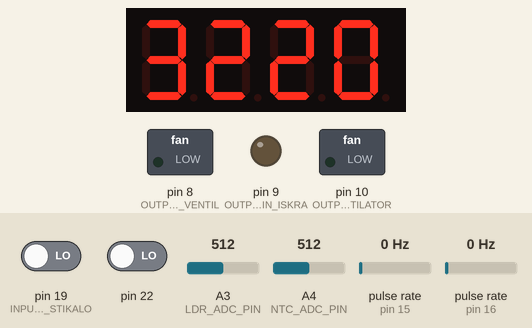
The sketch below on a simulated Arduino Uno, built with avr-gcc and run on an emulated ATmega328P. Shown: 4-digit seven-segment display, switched loads named in the sketch (green lamp = pin HIGH), output pins drawn as LEDs (lit = HIGH). Wiring (inferred from the names in the program): 2 × pulse sensor: data pin 15 / data pin 16; 4-digit 7-segment display, segments lit when HIGH: segments pin 4, pin 3, pin 2, pin 0, pin 1, pin 5, pin 6, pin 7; digit selects pin 11, pin 13, pin 12, pin 14. The inputs (shaded band) are chosen by the test bench; at power-on: A4 (NTC_ADC_PIN) = 512, pin 19 (INPUT_PIN_STIKALO) LOW, A3 (LDR_ADC_PIN) = 512, pin 22 LOW, pulse rate (sensors on pin 15, pin 16) 0 Hz. The segment pins are drawn as the display they are named for; pins used as bus, display or sensor lines are not drawn.

Above: at 1.3 s.
1.4 s: A4 (NTC_ADC_PIN) set to 458
At 1.8 s:
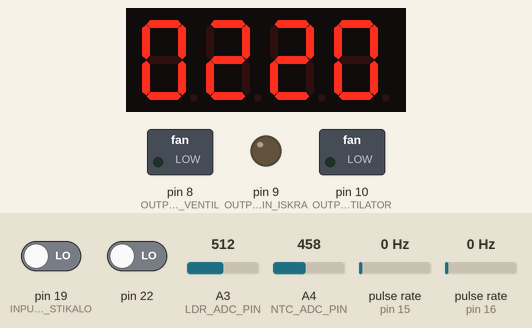
2.9 s: A4 (NTC_ADC_PIN) set to 442
At 4.1 s:
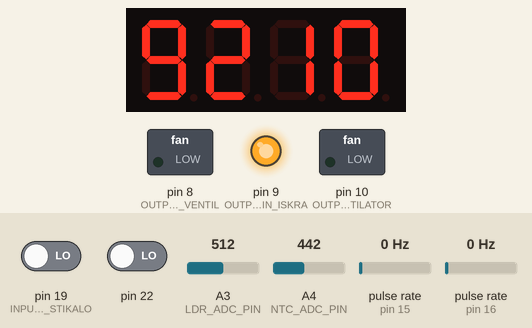
4.4 s: pin 19 (INPUT_PIN_STIKALO) driven HIGH
At 6.6 s:
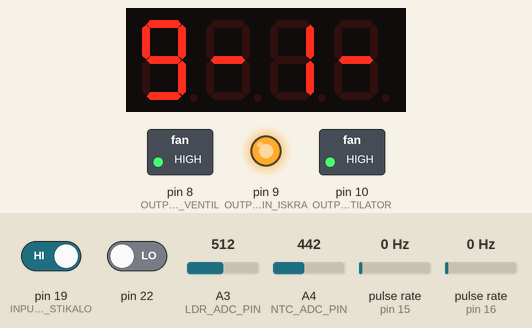
7.4 s: A4 (NTC_ADC_PIN) set to 203
At 8.6 s:
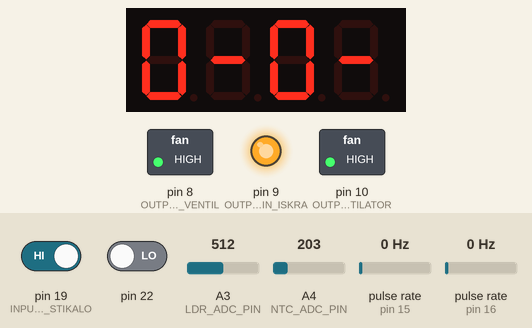
8.9 s: A4 (NTC_ADC_PIN) set to 176
At 9.9 s:
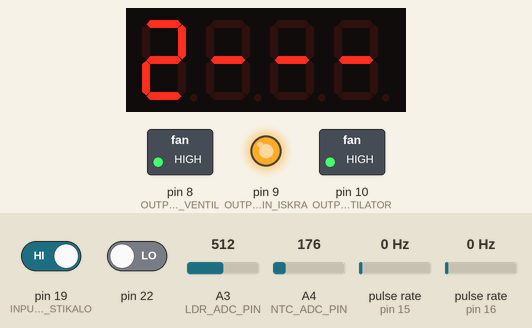
11.9 s: pin 19 (INPUT_PIN_STIKALO) driven LOW
At 13.4 s:
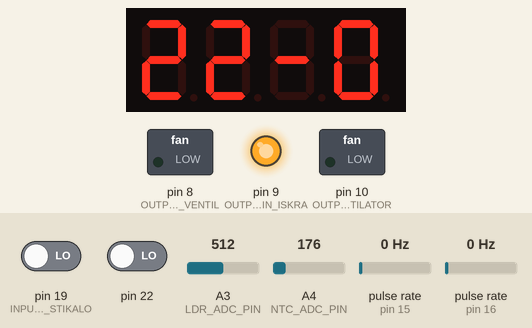
Timing chart, 0 to 30.9 s (numbered marks = the images above; inputs shaded):
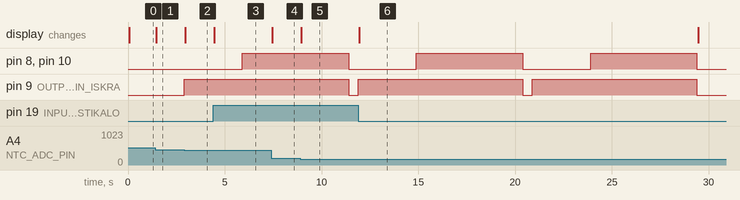

Measured:
- the behaviour switches between 451 and 450 on A4 (NTC_ADC_PIN) (found by bisection; images 1 and 2)
- the behaviour switches between 193 and 192 on A4 (NTC_ADC_PIN) (found by bisection; images 4 and 5)
- after the input at 1.4 s, the display: changes after 0.06 s (image 1)
- after the input at 2.9 s, pin 9 (OUTPUT_PIN_ISKRA): LOW → HIGH at once; the display: changes after 0.06 s (image 2)
- after the input at 4.4 s, the display: changes after 0.06 s (image 3)
- after the input at 7.4 s, the display: changes after 0.06 s (image 4)
- after the input at 8.9 s, the display: changes after 0.06 s (image 5)
- after the input at 11.9 s, the display: changes after 0.06 s (image 6)

The sketch:

grelec_elektronika_2.0.ino
```cpp
#include "config.h"

enum Glavna_stanja {
  STATE_OFF = 0,
  STATE_STARTING,
  STATE_ON,
  STATE_STOPPING,
  STATE_ERROR,
  STATE_WAITING
};

enum Stanja_napake {
  STATE_ERROR_NONE = 0,
  STATE_ERROR_ER1,
  STATE_ERROR_ER2,
  STATE_ERROR_ER3,
  STATE_ERROR_ER4
};

enum Stanja_vziga {
  STATE_STARTING_BEGIN = 0,
  STATE_STARTING_PREHEATING,
  STATE_STARTING_VENTILATING
};

enum Stanja_izklopa {
  STATE_STOPPING_BEGIN = 0,
  STATE_STOPPING_COOLING,
  STATE_STOPPING_SPARKING1,
  STATE_STOPPING_SPARKING2
};

//To bo slo v nek struct state scheduler
uint8_t main_state = STATE_OFF;
uint8_t error_number = STATE_ERROR_NONE;

struct {
  enum Glavna_stanja stanje_prej;
  uint32_t cas_ob_zacetku;
  uint32_t cas_deleya;
}Sleep_data = {STATE_OFF,0,0};

const uint8_t cifre[10] = {
  0b00111111,
  0b00001100,
  0b01011011,
  0b01011101,
  0b01101100,
  0b01110101,
  0b01110111,
  0b00011100,
  0b01111111,
  0b01111101
};
const uint8_t minus = _BV(6);
const uint8_t char_e = 0b01110011;
const volatile int8_t rotacijska_tabela[16] = {0,1,-1,0,-1,0,0,1,1,0,0,-1,0,-1,1,0};

volatile uint8_t dvorelejni_izhod = 0;

struct {
  volatile int8_t values_on_display[2];
  volatile uint8_t digits_buffer[4];
  volatile uint8_t digit_selector;
  volatile uint8_t common_anode;
}Display_data = {{0,0},{minus,minus,minus,minus},0,0};

struct {
  volatile uint8_t enable;
  volatile int8_t sub_cnt;
  volatile int16_t count;
  volatile uint8_t last_ab;
}Encoder_data = {1,0,20,0};

struct {
  volatile uint16_t ldr_raw;
  volatile uint16_t ntc_raw;
  volatile float ldr_filtered;
  volatile float ldr_min_filtered;
  volatile uint16_t ldr_min;
  volatile uint8_t ldr_min_counter;
  volatile int8_t temp_deg_raw;
  volatile int8_t temp_deg_filtered;
}Sensor_data = {500,500,500,500,500,0,20,20};

char * serial_reader() {
#if DEBUG_MODE == TRUE
  static char serial_reader_buffer[256] = {0};
  static uint8_t serial_reader_index = 0;

  while(Serial.available()) {
    char dat_read = Serial.read();
    if(dat_read == '\n' || dat_read == '\r' || dat_read == 0) {
      if(serial_reader_index == 0)
        return 0;
      serial_reader_buffer[serial_reader_index] = 0;
      serial_reader_index = 0;
      return serial_reader_buffer;
    }
    serial_reader_buffer[serial_reader_index++] = dat_read;
  }

#endif
  return 0;
}
uint8_t nastavi_bite(uint8_t vrednost, uint8_t biti, uint8_t nastavi_na) {
  if(nastavi_na) {
    return vrednost | biti;
  }
  return vrednost & ~biti;
}

void set_display_to_number(int8_t val, uint8_t left) {
  Display_data.values_on_display[left] = val;
  if(val >= 0) {
    Display_data.digits_buffer[left*2+1] = cifre[(val/10)%10] | ((val > 199) << 7);
    Display_data.digits_buffer[left*2]   = cifre[val%10] | ((val > 99) << 7);
  }
  else {
    if(val < -9)
      val = -9;
    Display_data.digits_buffer[left*2+1] = minus;
    Display_data.digits_buffer[left*2]   = cifre[-val];
  }
}
void display_show_error() {
  Display_data.digits_buffer[3] = char_e;
  Display_data.digits_buffer[2] = cifre[error_number];
}

void setup() {
  #if DEBUG_MODE == TRUE
    //NE Moremo uporabljat displaya v debug_nacinu
    Serial.begin(UART_BAUDRATE);
  #else
    //Nastavitve displaya
    DISPLAY_DDRD |= 0xff;
    Display_data.common_anode = DISPLAY4_PINC & _BV(DISPLAY4_EN_PIN); //zmerimo pred tem ko nastavimo pin na output
    DISPLAY4_DDRC |= _BV(DISPLAY4_EN_PIN);
    DISPLAY123_DDRB |= _BV(DISPLAY1_EN_PIN) | _BV(DISPLAY2_EN_PIN) | _BV(DISPLAY3_EN_PIN);

  #endif

  //Setting jumpers mesure
  dvorelejni_izhod = !(SETTINGS_PINB & _BV(SETTINGS_TWO_RELAY_PIN));

  // IO
  OUTPUT_DDRB |= _BV(OUTPUT_PIN_ISKRA) | _BV(OUTPUT_PIN_VENTIL) | _BV(OUTPUT_PIN_VENTILATOR);
  INPUT_PORTC |= _BV(INPUT_PIN_ENCODER_1) | _BV(INPUT_PIN_ENCODER_2); //PULLUPI

  //PIN CHANGE INTERRUPT ZA ENCODER
  PCICR |= _BV(PCIE1);
  PCMSK1 |= _BV(PCINT9) | _BV(PCINT10);

  //TIMER, COUNTER, INTERRUPT ZA DISPLAY
  TCCR1A = 0;
  TCCR1B = _BV(WGM13) | _BV(WGM12) | 2; //clk 1Mhz
  TIMSK1 |= _BV(TOIE1) | _BV(ICIE1);
  ICR1 = 4000; //display refresh rate f = 250Hz
  sei();

  analogReference(EXTERNAL);

  delay(50);
  Sensor_data.ntc_raw = analogRead(NTC_ADC_PIN);
  delay(50);
  //set_display_to_number(Encoder_data.count, 1);

  PRINTLN("OK");
}

int8_t calculate_temp() {
  float voltage = 5.0f * ((float)Sensor_data.ntc_raw / 1023.0f);
  uint32_t r_ntc = 0.5f + (float)(TERMISTOR_R2) * ((float)(5.0f - voltage) / (float)voltage);

  float steinhart;
  steinhart = (float)r_ntc / (float)(TERMISTOR_UPORNOST);     // (R/Ro)
  steinhart = log(steinhart);                  // ln(R/Ro)
  steinhart /= (float)(TERMISTOR_KOEFICIENT);                   // 1/B * ln(R/Ro)
  steinhart += 1.0f / (25.0f + 273.15f); // + (1/To)
  steinhart = 1.0f / steinhart;                 // Invert
  steinhart -= 273.15f;

  if(steinhart > 99.0f)
    steinhart = 99.5f;
  if(steinhart < -9.0f)
    steinhart = -9.5f;

  return steinhart;
}


/////ROUTINE ZA STANJA/////

void off_state() {
  //gledam kdaj pade temperatura pod zeljeno + da je gumb prizgan
  //if(LDR_PROBLEM) {
  //  main_state = STATE_ERROR;
  //  error_number = STATE_ERROR_ER3;
  //    return;
  //}
  if(TERMISTOR_PROBLEM(Sensor_data.ntc_raw) || (Sensor_data.temp_deg_filtered > 60)) {
    main_state = STATE_ERROR;
    error_number = STATE_ERROR_ER2;
    return;
  }

  if(!STIKALO_ON)
    return;

  if(Sensor_data.temp_deg_filtered < Encoder_data.count) {
    main_state = STATE_STARTING;
  }

  if(OUTPUT_PORTB & (_BV(OUTPUT_PIN_VENTIL) | _BV(OUTPUT_PIN_VENTIL) | _BV(OUTPUT_PIN_VENTILATOR))) {
    OUTPUT_PORTB &= ~(_BV(OUTPUT_PIN_VENTIL) | _BV(OUTPUT_PIN_VENTIL) | _BV(OUTPUT_PIN_VENTILATOR));
    main_state = STATE_ERROR;
    error_number = STATE_ERROR_ER4;
  }
}
void starting_state() {
  static uint8_t starting_state = STATE_STARTING_BEGIN;
  static uint8_t retry_cnt = 0;

  PRINT("VZIG ");
  PRINT(starting_state);
  PRINT("\n");

  if(starting_state == STATE_STARTING_BEGIN) {
    //NOPE//izklopi ventil, ventilator, ce sta slucajno prizgana
    //OUTPUT_PORTB &= ~(_BV(OUTPUT_PIN_VENTIL) | _BV(OUTPUT_PIN_VENTILATOR));
    //1. Vklopi iskro/grelec aka output 1
    OUTPUT_PORTB |= _BV(OUTPUT_PIN_ISKRA);

    starting_state = STATE_STARTING_PREHEATING;
    set_wait(CAS_ISKRENJE);
  }
  else if(starting_state == STATE_STARTING_PREHEATING) {
    //2. Vklopi ventilator in ventil
    OUTPUT_PORTB |= _BV(OUTPUT_PIN_VENTIL) | _BV(OUTPUT_PIN_VENTILATOR);
    starting_state = STATE_STARTING_VENTILATING;
    set_wait(CAS_VBRIZGAVANJE);
  }
  else if(starting_state == STATE_STARTING_VENTILATING) {
    //izklopi grelec/iskro
    OUTPUT_PORTB &= ~_BV(OUTPUT_PIN_ISKRA);

    //Poglej ce se ne gori.
    //if(!FOTOCELICA_GORI(Sensor_data.ldr_filtered)) {
    if(!FOTOCELICA_GORI(Sensor_data.ldr_min_filtered)) {
      if(retry_cnt++ < ST_PONOVNIH_POSKUSKOV_VZIGA) {
        //Se enkrat proba
        //izklopi vse
        OUTPUT_PORTB &= ~(_BV(OUTPUT_PIN_VENTIL) | _BV(OUTPUT_PIN_VENTILATOR));
        PRINT("Neuspel vzig, ponovni poiskus.\n");
        set_wait(500);
        starting_state = STATE_STARTING_BEGIN;
        return;
      }
      else { //CE NE GORI PO STARTING_RETRIES POSKUSIH
        main_state = STATE_ERROR;
        error_number = STATE_ERROR_ER1;
        PRINT("Neuspel vzig!\n");
      }
    }
    else { //Poglej ce zdej ze gori
      main_state = STATE_ON;
      PRINT("Prizgan ok\n");
    }

    retry_cnt = 0;
    starting_state = STATE_STARTING_BEGIN;//resitirmo sub_state_machine
  }
}
void on_state() {
  //gledam ce je temperatura ze prerasla zeljeno + ce se prtisne gumb za ugasnat
  if(Sensor_data.temp_deg_filtered >= Encoder_data.count) {
    PRINT("Temperatura dosezena, ustavljanje\n");
    main_state = STATE_STOPPING;
    return;
  }
  if(!STIKALO_ON) {
    PRINT("STIKALO!, ustavljanje\n");
    main_state = STATE_STOPPING;
    return;
  }
  //gledam ce fotocelcia zazna temno, kar pomeni da je plamen zgasno
  if(!FOTOCELICA_GORI(Sensor_data.ldr_min_filtered)) {
    //probam ponovni vzig
    PRINT("FOTOCELICA, ponovni vzig\n");
    main_state = STATE_STARTING;
    //main_state = STATE_ERROR;
    //error_number = STATE_ERROR_ER1;
  }
  if(TERMISTOR_PROBLEM(Sensor_data.ntc_raw)) {
    PRINT("Napaka termistorja\n");
    main_state = STATE_ERROR;
    error_number = STATE_ERROR_ER2;
  }
}
void stopping_state() {
  static uint8_t stopping_state = STATE_STOPPING_BEGIN;

  PRINT("USTAVLJANJE ");
  PRINT(stopping_state);
  PRINT("\n");

  if(stopping_state == STATE_STOPPING_BEGIN) {
    //vklopi iskro, da se ne kadi
    OUTPUT_PORTB |= _BV(OUTPUT_PIN_ISKRA);
    stopping_state = STATE_STOPPING_SPARKING1;
    set_wait(1000);
  }
  else if(stopping_state == STATE_STOPPING_SPARKING1) {
    //izklopi ventil
    OUTPUT_PORTB &= ~_BV(OUTPUT_PIN_VENTIL);
    stopping_state = STATE_STOPPING_SPARKING2;
    set_wait(1000);
  }
  else if(stopping_state == STATE_STOPPING_SPARKING2) {
    //izklopi iskro
    OUTPUT_PORTB &= ~_BV(OUTPUT_PIN_ISKRA);
    stopping_state = STATE_STOPPING_COOLING;
    if(!dvorelejni_izhod)
      set_wait(CAS_OHLAJANJE);
  }
  else if(stopping_state == STATE_STOPPING_COOLING) {
    //izklopim ventilator
    OUTPUT_PORTB &= ~_BV(OUTPUT_PIN_VENTILATOR);
    main_state = STATE_OFF;
    stopping_state = STATE_STOPPING_BEGIN;
  }
}
void error_state() {
  static uint8_t error_substate = 0;

  PRINT("ERROR ");
  PRINT(error_number);
  PRINT("\n");

  Encoder_data.enable = 0;
  display_show_error();

  if(error_substate == 0) {
    //izklopi ventil in iskro/grelec
    OUTPUT_PORTB &= ~(_BV(OUTPUT_PIN_ISKRA) | _BV(OUTPUT_PIN_VENTIL));
    if(!dvorelejni_izhod)
      set_wait(CAS_OHLAJANJE);
    error_substate++;
  }
  else if(error_substate == 1) {
    OUTPUT_PORTB &= ~_BV(OUTPUT_PIN_VENTILATOR); //izklopi ventilator

    while((error_number != STATE_ERROR_ER1) || STIKALO_ON) { //SAM IZ ERROR_1 LAHKA GRES VEN
      delay(10);
      display_show_error();
    }

    Encoder_data.enable = 1;
    main_state = STATE_OFF;
    set_display_to_number(Encoder_data.count, 1);
    error_number = 0;
    error_substate = 0;
  }
}
void waiting_state() {
  if(millis() - Sleep_data.cas_ob_zacetku < Sleep_data.cas_deleya) //ce je delay aktiven
    return;
  if(Sleep_data.stanje_prej == STATE_WAITING) {
    Sleep_data.stanje_prej = STATE_ERROR;
  }
  main_state = Sleep_data.stanje_prej;
  Sleep_data.cas_deleya = 0;
}
void set_wait(uint32_t wait_ms) {
  Sleep_data.stanje_prej = main_state;
  Sleep_data.cas_ob_zacetku = millis();
  Sleep_data.cas_deleya = wait_ms;
  main_state = STATE_WAITING;
}

const void (* main_state_calls_table[])(void) = {off_state, starting_state, on_state, stopping_state, error_state, waiting_state};
//////////////////////////

void loop() {

  main_state_calls_table[main_state]();

#if DEBUG_MODE == TRUE

  static uint8_t izpis = 1;

  char tx_buff[256] = {0};
  char * str = serial_reader();
  if(str) {
    if(strcmp(str, "IZPIS") == 0) {
      izpis = !izpis;
    }
    else if(strcmp(str, "OFF") == 0) {
      main_state = STATE_STOPPING;
    }
    else if(strcmp(str, "ON") == 0) {
      main_state = STATE_STARTING;
    }
  }
  else if(izpis) {
    sprintf(tx_buff, "[%02d] [%02d] ldrf %03d ldrr %03d min %03d", Display_data.values_on_display[1], Display_data.values_on_display[0], (uint16_t)Sensor_data.ldr_filtered, (uint16_t)Sensor_data.ldr_raw, (uint16_t)Sensor_data.ldr_min_filtered);
    PRINTLN(tx_buff);
  }
#endif

}

//ENCODER...
ISR(PCINT1_vect) {
  uint8_t ab = !(INPUT_PINC & _BV(INPUT_PIN_ENCODER_1)) << 1 | !(INPUT_PINC & _BV(INPUT_PIN_ENCODER_2));
    Encoder_data.sub_cnt += rotacijska_tabela[Encoder_data.last_ab << 2 | ab];
    if((abs(Encoder_data.sub_cnt) >= 4) && Encoder_data.enable && STIKALO_ON) {
      int8_t new_cnt = Encoder_data.count + ((Encoder_data.sub_cnt > 0)*2-1);
      Encoder_data.sub_cnt = 0;
      if(new_cnt > MAX_TEMPERATURA)
        Encoder_data.count = MAX_TEMPERATURA;
      else if(new_cnt < MIN_TEMPERATURA)
        Encoder_data.count = MIN_TEMPERATURA;
      else
        Encoder_data.count = new_cnt;
      //display updatam c v drugem isrju tak da tu ni treba
      //set_display_to_number(Encoder_data.count, 1);
      //set_display_4dig(Encoder_data.count);
    }
    Encoder_data.last_ab = ab;
}

//DISPLAY, ANALOG READS
ISR(TIMER1_CAPT_vect) {
  if(++Display_data.digit_selector >= 4)
    Display_data.digit_selector = 0;

#if DEBUG_MODE != TRUE
  //ugasne vse displaye
  //ce je CA pol da NE svetijo das na 1, ce je CC pol da NE svetijo das na 0
  DISPLAY123_PORTB = nastavi_bite(DISPLAY123_PORTB, _BV(DISPLAY1_EN_PIN) | _BV(DISPLAY2_EN_PIN) | _BV(DISPLAY3_EN_PIN), Display_data.common_anode);
  DISPLAY4_PORTC = nastavi_bite(DISPLAY4_PORTC, _BV(DISPLAY4_EN_PIN), Display_data.common_anode);

  //prestavi na drugo stevilko med tem ko so displayi ugasnjeni
  if(Display_data.common_anode)
    DISPLAY_PORTD = ~Display_data.digits_buffer[Display_data.digit_selector];
  else
    DISPLAY_PORTD = Display_data.digits_buffer[Display_data.digit_selector];

  switch(Display_data.digit_selector) {
    case 0:
      DISPLAY123_PORTB = nastavi_bite(DISPLAY123_PORTB, _BV(DISPLAY2_EN_PIN), !Display_data.common_anode);
      break;
    case 1:
      DISPLAY123_PORTB = nastavi_bite(DISPLAY123_PORTB, _BV(DISPLAY1_EN_PIN), !Display_data.common_anode);
      break;
    case 2:
      DISPLAY4_PORTC = nastavi_bite(DISPLAY4_PORTC, _BV(DISPLAY4_EN_PIN), !Display_data.common_anode);
      break;
    case 3:
      DISPLAY123_PORTB = nastavi_bite(DISPLAY123_PORTB, _BV(DISPLAY3_EN_PIN), !Display_data.common_anode);
      break;
  }
#endif

  set_display_to_number(Sensor_data.temp_deg_filtered, 0);
  if(main_state != STATE_ERROR) {
    if(STIKALO_ON) {
      set_display_to_number(Encoder_data.count, 1);
    }
    else {
      Display_data.digits_buffer[2] = minus;
      Display_data.digits_buffer[3] = minus;
    }
  }

  Sensor_data.ldr_raw = analogRead(LDR_ADC_PIN);
  Sensor_data.ntc_raw = analogRead(NTC_ADC_PIN);

  Sensor_data.ldr_filtered = Sensor_data.ldr_filtered * 0.995f + (float)Sensor_data.ldr_raw * 0.005f;

  if(++Sensor_data.ldr_min_counter >= 80) {
    Sensor_data.ldr_min_counter = 0;
    Sensor_data.ldr_min_filtered = Sensor_data.ldr_min_filtered * 0.4f + Sensor_data.ldr_min * 0.6f;
    Sensor_data.ldr_min = 0xffff;
  }
  if(Sensor_data.ldr_raw < Sensor_data.ldr_min) {
    Sensor_data.ldr_min = Sensor_data.ldr_raw;
  }

  Sensor_data.temp_deg_raw = calculate_temp();

  Sensor_data.temp_deg_filtered = Sensor_data.temp_deg_filtered * 0.625f + (float)Sensor_data.temp_deg_raw * 0.375f;
}
```

config.h
```cpp
#ifndef CONFIG_H
#define CONFIG_H

#define TRUE        1
#define FALSE       0

////////////////////////////////////////////////////////////////////////////////
//NASTAVITVE DELOVANJA//////////////////////////////////////////////////////////
////////////////////////////////////////////////////////////////////////////////

//temperatura v stopinjah
#define MAX_TEMPERATURA 50
#define MIN_TEMPERATURA -5

//Cas v milisekundah
#define CAS_ISKRENJE      3000
#define CAS_VBRIZGAVANJE  5500
#define CAS_OHLAJANJE     90000

#define ST_PONOVNIH_POSKUSKOV_VZIGA 2

//Nizja meja -> Svetleje more biti za uspesen vzig
//Visja meja -> Uspesen vzig v temnejsem okolju
//Nastavi mejo med 5 in 500
#define MEJA_VZIGA_FOTOCELICA 180

#define TERMISTOR_R2               10000
#define TERMISTOR_UPORNOST         10000
#define TERMISTOR_KOEFICIENT       4200
//Ce termocelica ni povezana ali ce je crkjena 5 je vredu vrednost
#define TERMISTOR_MEJA_NAPAKA      5

////////////////////////////////////////////////////////////////////////////////
//KONEC NASTAVITEV//////////////////////////////////////////////////////////////
////////////////////////////////////////////////////////////////////////////////

#include <Arduino.h>

//NE SPREMINJAJ!!!
#define EXTERNAL_OSCILATOR FALSE

#define OUTPUT_PORTB PORTB
#define OUTPUT_DDRB  DDRB
#define OUTPUT_PINB  PINB

#define INPUT_PORTC PORTC
#define INPUT_DDRC  DDRC
#define INPUT_PINC  PINC

#define DISPLAY_PORTD PORTD
#define DISPLAY_DDRD  DDRD
#define DISPLAY_PIND  PIND

#define DISPLAY1_EN_PIN 4
#define DISPLAY2_EN_PIN 3
#define DISPLAY3_EN_PIN 5
#define DISPLAY4_EN_PIN 0

#define DISPLAY123_PORTB PORTB
#define DISPLAY123_DDRB  DDRB
#define DISPLAY123_PINB  PINB

#define DISPLAY4_PORTC   PORTC
#define DISPLAY4_DDRC    DDRC
#define DISPLAY4_PINC    PINC

#define OUTPUT_PIN_VENTIL          0
#define OUTPUT_PIN_ISKRA           1
#define OUTPUT_PIN_VENTILATOR      2

#define INPUT_PIN_ENCODER_1        1
#define INPUT_PIN_ENCODER_2        2
#define INPUT_PIN_LDR              3
#define INPUT_PIN_THERMISTOR       4
#define INPUT_PIN_STIKALO          5

#define LDR_ADC_PIN A3
#define NTC_ADC_PIN A4

#if EXTERNAL_OSCILATOR != TRUE
  #define SETTINGS_TWO_RELAY_PIN 6
  #define SETTINGS_SETTING_TWO_PIN 7

  #define SETTINGS_PORTB PORTB
  #define SETTINGS_DDRB  DDRB
  #define SETTINGS_PINB  PINB
#endif

#define FOTOCELICA_GORI(vrednost) ((vrednost) <= MEJA_VZIGA_FOTOCELICA)
#define STIKALO_ON (!(INPUT_PINC & _BV(INPUT_PIN_STIKALO)))
#define TERMISTOR_PROBLEM(vrednost) ((vrednost) < TERMISTOR_MEJA_NAPAKA)

#define PRINT(x) {}
#define PRINTLN(x) {}

#define DEBUG_MODE FALSE

#if DEBUG_MODE == TRUE
  #define UART_RX_PIN   0
  #define UART_TX_PIN   1
  #define UART_BAUDRATE 9600
  #define PRINT(x) Serial.print(x)
  #define PRINTLN(x) Serial.println(x)
#endif

#endif
```
